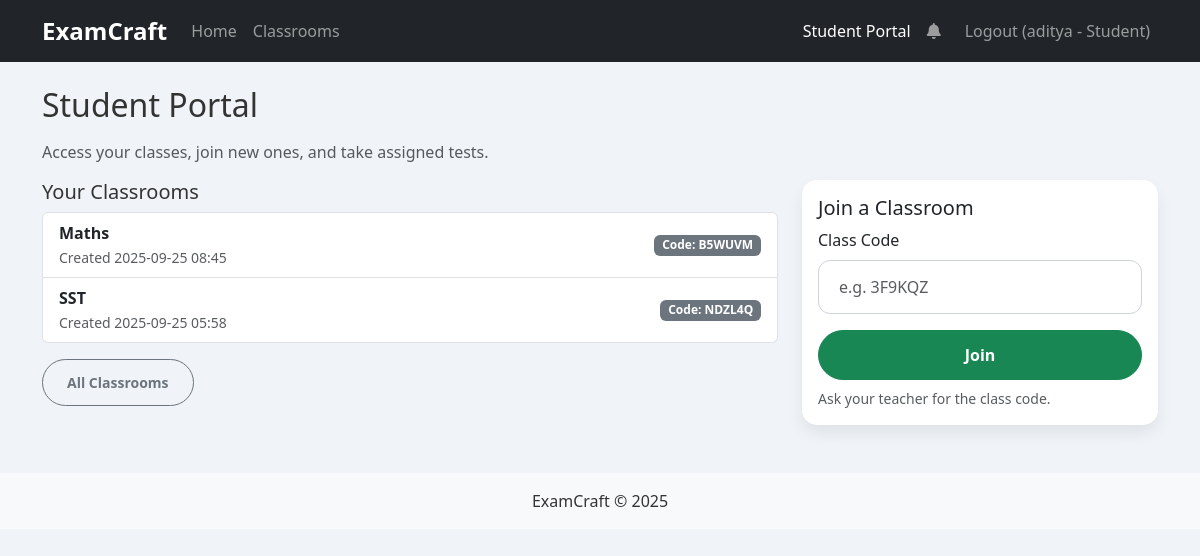
Screenshot of /portal/student (signed in) with the database file from the repository.
### app.py (models this page shows, shortened)
class User(db.Model):
    id = db.Column(db.Integer, primary_key=True)
    username = db.Column(db.String(80), unique=True, nullable=False)
    password_hash = db.Column(db.String(120), nullable=False)
    role = db.Column(db.String(20), nullable=False, default='student')  # 'teacher' or 'student'

class Classroom(db.Model):
    id = db.Column(db.Integer, primary_key=True)
    name = db.Column(db.String(120), nullable=False)
    code = db.Column(db.String(10), unique=True, nullable=False)
    description = db.Column(db.Text, nullable=True)
    owner_id = db.Column(db.Integer, db.ForeignKey('user.id'), nullable=False)
    created_at = db.Column(db.DateTime, default=datetime.utcnow)

### app.py (the view)
@app.route('/portal/student')
@login_required
def student_portal():
    if session.get('role') != 'student':
        flash('Only students can access the Student Portal.', 'danger')
        return redirect(url_for('index'))
    user = get_current_user()
    my_memberships = ClassroomMembership.query.filter_by(user_id=user.id).all()
    class_ids = [m.classroom_id for m in my_memberships]
    my_classes = Classroom.query.filter(Classroom.id.in_(class_ids)).order_by(Classroom.created_at.desc()).all() if class_ids else []
    return render_template('student_portal.html', classes=my_classes)

### app.py (called while the page is built)
def login_required(f):
    @wraps(f)
    def decorated_function(*args, **kwargs):
        if 'username' not in session:
            flash('Please log in to access this page.', 'warning')
            return redirect(url_for('login'))
        return f(*args, **kwargs)
    return decorated_function

def get_current_user():
    username = session.get('username')
    if not username:
        return None
    return User.query.filter_by(username=username).first()

@app.context_processor
def inject_unread_notifications():
    try:
        user = get_current_user()
        if not user:
            return dict(unread_notifications=0)
        count = Notification.query.filter_by(user_id=user.id, read_at=None).count()
        return dict(unread_notifications=count)
    except Exception:
        return dict(unread_notifications=0)

### templates/student_portal.html (shortened to what this page needs)
{% extends "base.html" %}
{% block content %}
<h2 class="mb-3">Student Portal</h2>
<p class="text-muted">Access your classes, join new ones, and take assigned tests.</p>
<div class="row g-4">
  <div class="col-md-8">
    <h5>Your Classrooms</h5>
    {% if classes %}
      <div class="list-group">
        {% for c in classes %}
          <a class="list-group-item list-group-item-action d-flex justify-content-between align-items-center" href="{{ url_for('classroom_view', class_id=c.id) }}">
            <div>
              <div class="fw-bold">{{ c.name }}</div>
              <small class="text-muted">Created {{ c.created_at.strftime('%Y-%m-%d %H:%M') }}</small>
            </div>
            <span class="badge bg-secondary">Code: {{ c.code }}</span>
          </a>
        {% endfor %}
      </div>
    {% else %}
      <div class="alert alert-info">You haven't joined any classroom yet. Join with a class code on the right.</div>
    {% endif %}
    <div class="mt-3">
      <a class="btn btn-sm btn-outline-secondary" href="{{ url_for('classrooms') }}">All Classrooms</a>
    </div>
  </div>
  <div class="col-md-4">
    <div class="card">
      <div class="card-body">
        <h5 class="card-title">Join a Classroom</h5>
        <form method="post" action="{{ url_for('join_classroom') }}">
          <div class="mb-3">
            <label class="form-label">Class Code</label>
            <input type="text" name="code" class="form-control" placeholder="e.g. 3F9KQZ" required>
          </div>
          <button class="btn btn-success w-100" type="submit">Join</button>
        </form>
        <div class="form-text mt-2">Ask your teacher for the class code.</div>
      </div>
    </div>
  </div>
</div>
{% endblock %}

### templates/base.html (shortened to what this page needs)
<!DOCTYPE html>
<html lang="en">
<head>
    <link href="https://cdn.jsdelivr.net/npm/bootstrap@5.3.0-alpha1/dist/css/bootstrap.min.css" rel="stylesheet">
    <link rel="stylesheet" href="https://cdnjs.cloudflare.com/ajax/libs/font-awesome/5.15.4/css/all.min.css">
    <link rel="stylesheet" href="{{ url_for('static', filename='css/style.css') }}">
</head>
<body>
    <nav class="navbar navbar-expand-lg navbar-dark bg-dark">
        <div class="container">
            <a class="navbar-brand" href="{{ url_for('index') }}">ExamCraft</a>
            <div class="collapse navbar-collapse" id="navbarNav">
                <ul class="navbar-nav me-auto mb-2 mb-lg-0">
                    <li class="nav-item">
                        <a class="nav-link" href="{{ url_for('index') }}">Home</a>
                    </li>
                    <li class="nav-item">
                        <a class="nav-link" href="{{ url_for('classrooms') }}">Classrooms</a>
                    </li>
                </ul>
                <ul class="navbar-nav ms-auto">
                    {% if session.username %}
                    {% if session.role == 'teacher' %}
                    <li class="nav-item">
                        <a class="nav-link" href="{{ url_for('teacher_portal') }}">Teacher Portal</a>
                    </li>
                    {% elif session.role == 'student' %}
                    <li class="nav-item">
                        <a class="nav-link" href="{{ url_for('student_portal') }}">Student Portal</a>
                    </li>
                    {% endif %}
                    <li class="nav-item">
                        <a class="nav-link position-relative" href="{{ url_for('notifications_page') }}" title="Notifications">
                            <i class="fas fa-bell"></i>
                        </a>
                    </li>
                    <li class="nav-item ms-2">
                        <a class="nav-link" href="{{ url_for('logout') }}">Logout ({{ session.username }}{% if session.role %} - {{ session.role|capitalize }}{% endif %})</a>
                    </li>
                    {% endif %}
                </ul>
            </div>
        </div>
    </nav>
    <div class="container mt-4">
        {% block content %}{% endblock %}
    </div>
    <footer class="mt-5 py-3 bg-light text-center">
        <div class="container">
            <p class="mb-0">ExamCraft &copy; 2025</p>
        </div>
    </footer>
</body>
</html>

### static/css/style.css (style rules this page uses)
body { font-family: 'Segoe UI', Tahoma, Geneva, Verdana, sans-serif; background-color: #f0f4f8; color: #333; }
.navbar-dark .navbar-brand { font-weight: 700; font-size: 1.5rem; }
.navbar-dark .nav-link { font-weight: 500; }
.card { border: none; border-radius: 15px; box-shadow: 0 8px 16px rgba(0,0,0,0.07); }
.btn { border-radius: 50px; font-weight: 600; padding: 0.75rem 1.5rem; transition: all 0.3s ease; }
.form-control { border-radius: 12px; padding: 0.85rem 1.25rem; border: 1px solid #ced4da; }

### rows the page displays
User: username "aditya"
Classroom: name "Maths", created_at "2025-09-25 08:45", code "B5WUVM"
Classroom: name "SST", created_at "2025-09-25 05:58", code "NDZL4Q"

### other values shown
{{ session.role|capitalize }} "Student"
